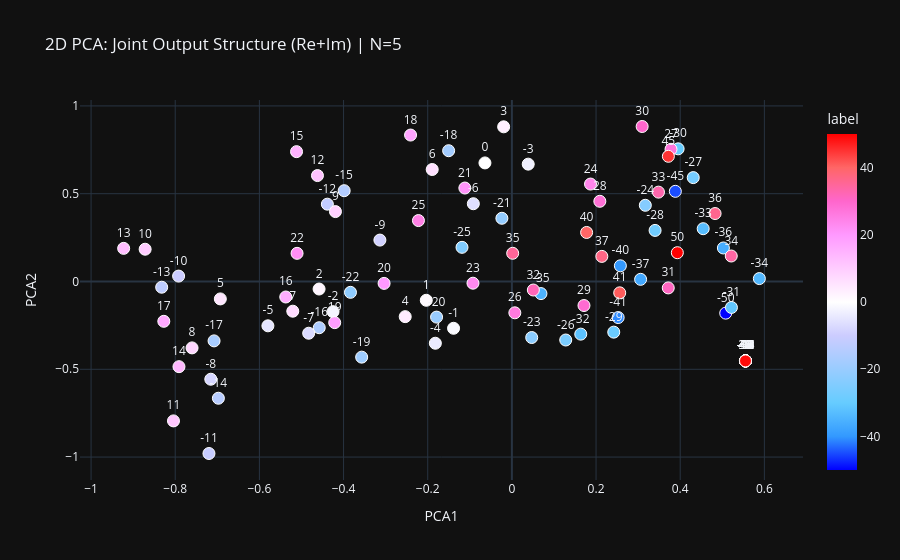

Notebook code for this chart:
### Code cell
def plot_output_joint_pca_2d(model, N=6):
    w_re = model.unembed_re.weight.detach().cpu().numpy()
    w_im = model.unembed_im.weight.detach().cpu().numpy()

    output_offset = 2 * N * N
    min_val, max_val = -2 * N * N, 2 * N * N
    active_indices = []
    labels = []
    
    for val in range(min_val, max_val + 1):
        idx = val + output_offset
        if 0 <= idx < w_re.shape[0]:
            active_indices.append(idx)
            labels.append(val)
            
    re_weights = w_re[active_indices]
    im_weights = w_im[active_indices]
    
    joint_weights = np.concatenate([re_weights, im_weights], axis=1)

    pca = PCA(n_components=2)
    embeds_2d = pca.fit_transform(joint_weights)
    
    df = pd.DataFrame(embeds_2d, columns=['PCA1', 'PCA2'])
    df['label'] = labels
    df['magnitude'] = np.abs(df['label'])

    fig = px.scatter(
        df, 
        x='PCA1', 
        y='PCA2', 
        color='label',
        text='label',
        color_continuous_scale='Picnic',
        title=f"2D PCA: Joint Output Structure (Re+Im) | N={N}",
        template="plotly_dark"
    )

    fig.update_traces(
        marker=dict(size=12, line=dict(width=1, color='white')),
        textposition='top center'
    )

    fig.show()

plot_output_joint_pca_2d(model, N=5)

### Figure 1 — Plotly figure (JSON) as saved in the notebook; plotly's stock layout.template omitted (floating-point values rounded to 4 significant figures)
{"data": [{"hovertemplate": "PCA1=%{x}<br>PCA2=%{y}<br>label=%{marker.color}<extra></extra>", "legendgroup": "", "marker": {"color": [-50, -49, -48, -47, -46, -45, -44, -43, -42, -41, -40, -39, -38, -37, -36, -35, -34, -33, -32, -31, -30, -29, -28, -27, -26, -25, -24, -23, -22, -21, -20, -19, -18, -17, -16, -15, -14, -13, -12, -11, -10, -9, -8, -7, -6, -5, -4, -3, -2, -1, 0, 1, 2, 3, 4, 5, 6, 7, 8, 9, 10, 11, 12, 13, 14, 15, 16, 17, 18, 19, 20, 21, 22, 23, 24, 25, 26, 27, 28, 29, 30, 31, 32, 33, 34, 35, 36, 37, 38, 39, 40, 41, 42, 43, 44, 45, 46, 47, 48, 49, 50], "coloraxis": "coloraxis", "line": {"color": "white", "width": 1}, "size": 12, "symbol": "circle"}, "mode": "markers+text", "name": "", "orientation": "v", "showlegend": false, "text": [-50.0, -49.0, -48.0, -47.0, -46.0, -45.0, -44.0, -43.0, -42.0, -41.0, -40.0, -39.0, -38.0, -37.0, -36.0, -35.0, -34.0, -33.0, -32.0, -31.0, -30.0, -29.0, -28.0, -27.0, -26.0, -25.0, -24.0, -23.0, -22.0, -21.0, -20.0, -19.0, -18.0, -17.0, -16.0, -15.0, -14.0, -13.0, -12.0, -11.0, -10.0, -9.0, -8.0, -7.0, -6.0, -5.0, -4.0, -3.0, -2.0, -1.0, 0.0, 1.0, 2.0, 3.0, 4.0, 5.0, 6.0, 7.0, 8.0, 9.0, 10.0, 11.0, 12.0, 13.0, 14.0, 15.0, 16.0, 17.0, 18.0, 19.0, 20.0, 21.0, 22.0, 23.0, 24.0, 25.0, 26.0, 27.0, 28.0, 29.0, 30.0, 31.0, 32.0, 33.0, 34.0, 35.0, 36.0, 37.0, 38.0, 39.0, 40.0, 41.0, 42.0, 43.0, 44.0, 45.0, 46.0, 47.0, 48.0, 49.0, 50.0], "textposition": "top center", "type": "scatter", "x": [0.5081, 0.5551, 0.5551, 0.5551, 0.5551, 0.3884, 0.5551, 0.5551, 0.5551, 0.2525, 0.2578, 0.5551, 0.5551, 0.3059, 0.5026, 0.06908, 0.5881, 0.4546, 0.1637, 0.5218, 0.395, 0.2421, 0.3403, 0.4309, 0.1279, -0.1185, 0.3171, 0.04711, -0.3836, -0.02378, -0.179, -0.3569, -0.1503, -0.7077, -0.4578, -0.3985, -0.6974, -0.8322, -0.4385, -0.7199, -0.792, -0.3136, -0.7155, -0.4829, -0.0916, -0.5798, -0.1819, 0.03879, -0.425, -0.1386, -0.064, -0.2034, -0.4582, -0.01956, -0.2535, -0.6928, -0.1893, -0.5206, -0.76, -0.4193, -0.8715, -0.8042, -0.462, -0.9226, -0.7911, -0.5117, -0.5374, -0.8272, -0.2408, -0.421, -0.3037, -0.1118, -0.5105, -0.09246, 0.1869, -0.2221, 0.007016, 0.3781, 0.209, 0.1713, 0.3095, 0.3716, 0.05099, 0.3484, 0.5213, 0.001902, 0.4829, 0.2138, 0.5551, 0.5551, 0.1776, 0.2562, 0.5551, 0.5551, 0.5551, 0.3718, 0.5551, 0.5551, 0.5551, 0.5551, 0.3932], "xaxis": "x", "y": [-0.1802, -0.4522, -0.4522, -0.4522, -0.4522, 0.5135, -0.4522, -0.4522, -0.4522, -0.2054, 0.08926, -0.4522, -0.4522, 0.01232, 0.1909, -0.06886, 0.01662, 0.3008, -0.2998, -0.1479, 0.7556, -0.2884, 0.2909, 0.5917, -0.3332, 0.1946, 0.4339, -0.3191, -0.06178, 0.36, -0.2028, -0.4308, 0.7449, -0.3382, -0.2632, 0.5171, -0.6649, -0.03259, 0.4404, -0.9796, 0.03086, 0.2359, -0.5566, -0.2947, 0.4429, -0.2524, -0.3516, 0.6684, -0.1719, -0.2665, 0.6753, -0.107, -0.04293, 0.881, -0.2002, -0.09922, 0.6378, -0.1691, -0.3781, 0.3982, 0.1838, -0.7939, 0.6033, 0.1887, -0.485, 0.7396, -0.08826, -0.2268, 0.8341, -0.2343, -0.01071, 0.5324, 0.1604, -0.009692, 0.555, 0.347, -0.1783, 0.7529, 0.4568, -0.1368, 0.8828, -0.03654, -0.04843, 0.509, 0.1452, 0.1606, 0.387, 0.143, -0.4522, -0.4522, 0.2793, -0.06461, -0.4522, -0.4522, -0.4522, 0.7131, -0.4522, -0.4522, -0.4522, -0.4522, 0.1641], "yaxis": "y"}], "layout": {"coloraxis": {"colorbar": {"title": {"text": "label"}}, "colorscale": [[0, "rgb(0,0,255)"], [0.1, "rgb(51,153,255)"], [0.2, "rgb(102,204,255)"], [0.3, "rgb(153,204,255)"], [0.4, "rgb(204,204,255)"], [0.5, "rgb(255,255,255)"], [0.6, "rgb(255,204,255)"], [0.7, "rgb(255,153,255)"], [0.8, "rgb(255,102,204)"], [0.9, "rgb(255,102,102)"], [1, "rgb(255,0,0)"]]}, "legend": {"tracegroupgap": 0}, "title": {"text": "2D PCA: Joint Output Structure (Re+Im) | N=5"}, "xaxis": {"anchor": "y", "domain": [0, 1], "title": {"text": "PCA1"}}, "yaxis": {"anchor": "x", "domain": [0, 1], "title": {"text": "PCA2"}}}}
